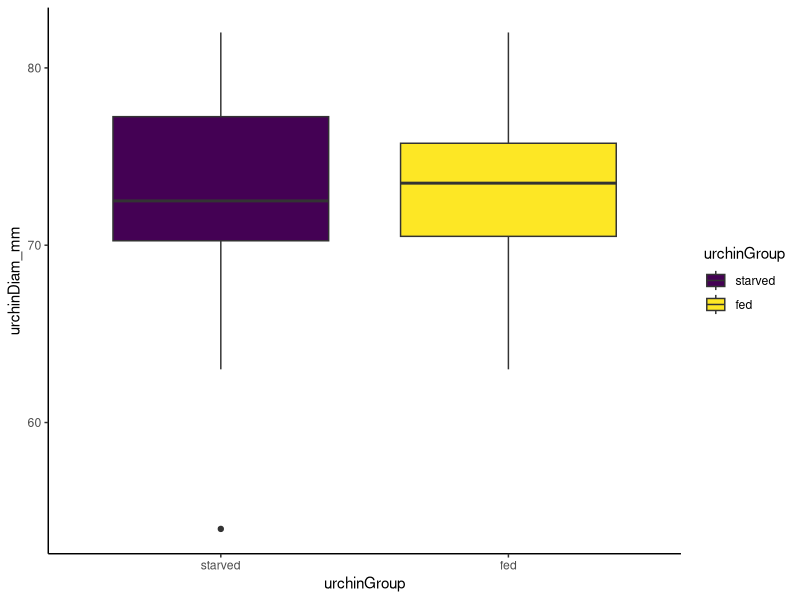
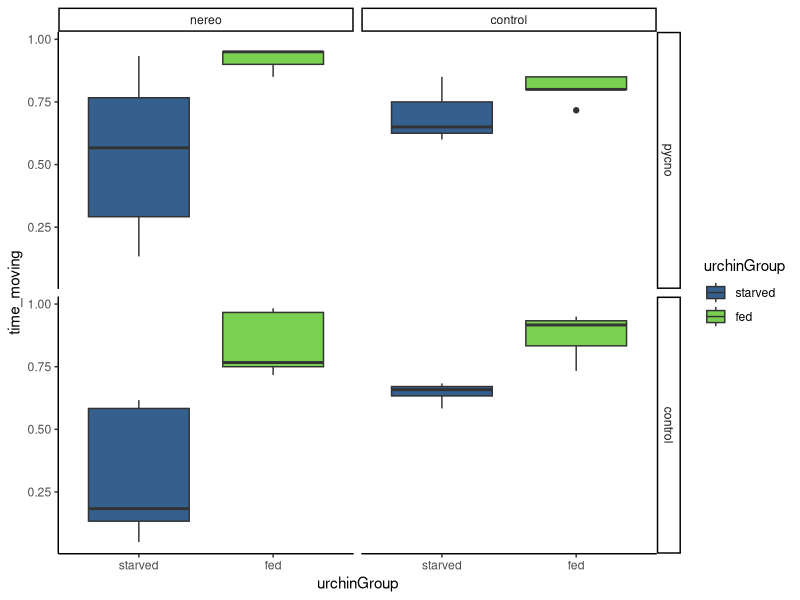
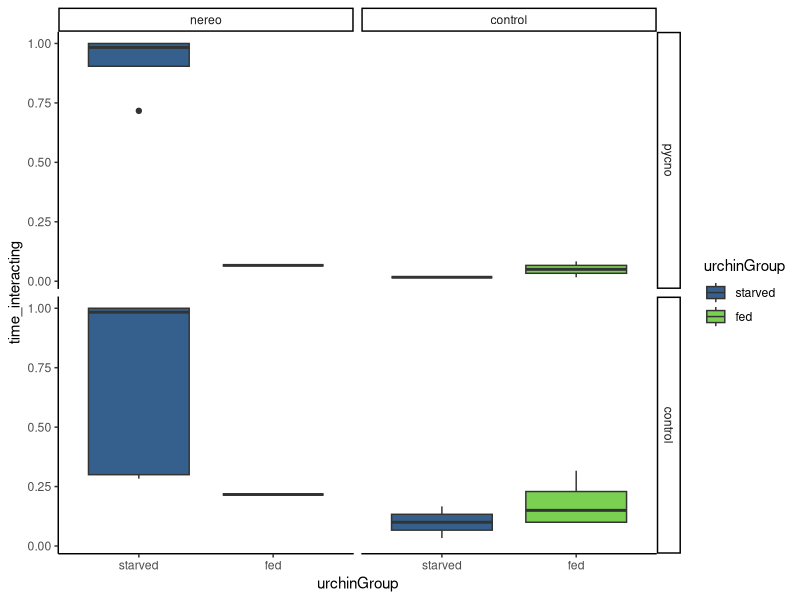
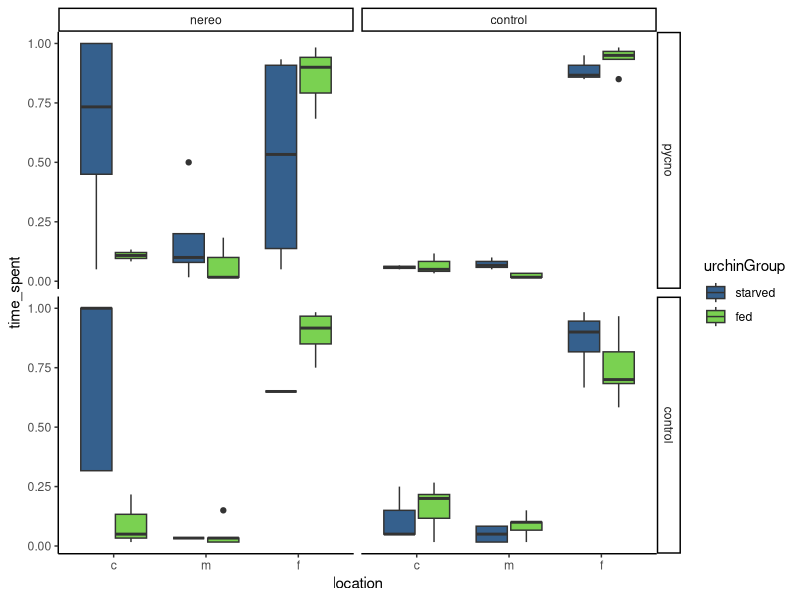
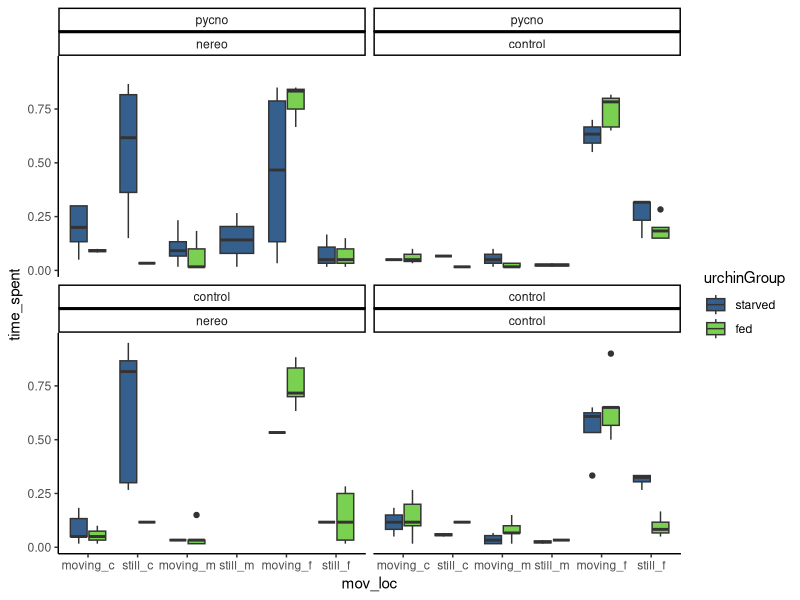
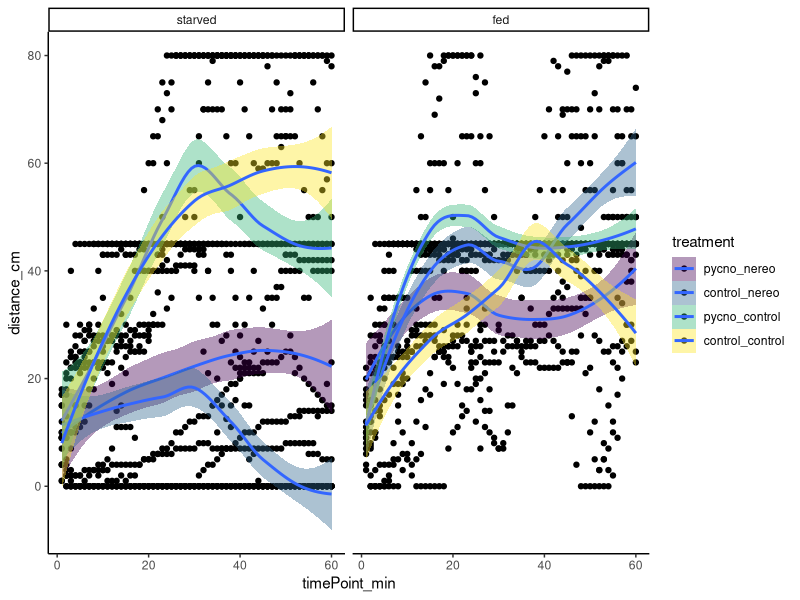
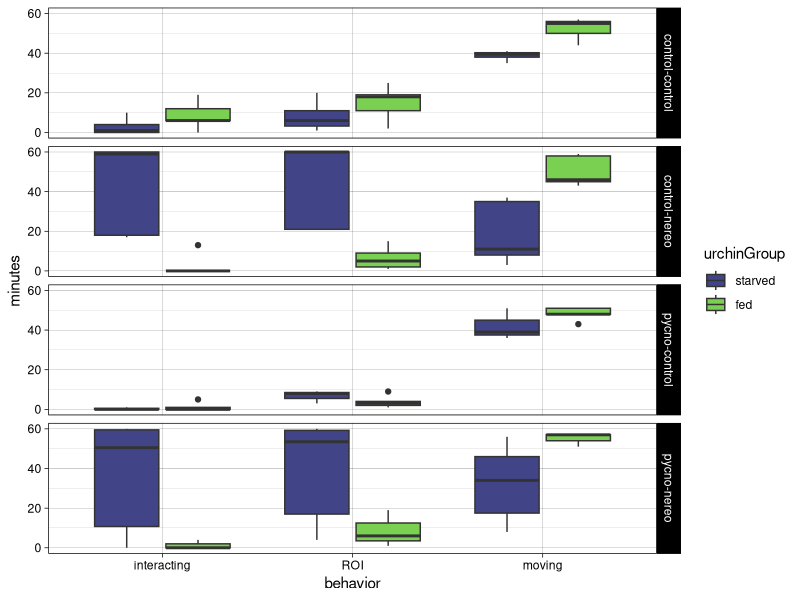

Write the R code that produced these figures, in order.
#++++++++++++++++++++++++++++++++++++++++++++++++++++++++++++++++++++++++++++++++++
#                                                                                ##
# Pycno-Urchin Dataset 2021 Figure Exploration                                   ##
# Script created 2021-08-31                                                      ##
# Last updated 2021-09-04                                                        ##
# Data source: Ross Whippo                                                       ##
# R code prepared by Ross Whippo                                                 ##
#                                                                                ##
#++++++++++++++++++++++++++++++++++++++++++++++++++++++++++++++++++++++++++++++++++

# SUMMARY:
# A script to QAQC and parse the 2021 pycno-urchin dataset.


# Required Files (check that script is loading latest version):
# trials2021_QAQC.csv

# Associated Scripts:
# trials2021_dataset_QAQC.R
# trials2021_model1.R

# TO DO 

# +++++++++++++++++++++++++++++++++++++++++++++++++++++++++++++++++++++++++++++++++
# TABLE OF CONTENTS                                                            ####
#                                                                                 +
# RECENT CHANGES TO SCRIPT                                                        +
# LOAD PACKAGES                                                                   +
# READ IN DATA                                                                    +
# MANIPULATE DATA                                                                 +
#                                                                                 +
#++++++++++++++++++++++++++++++++++++++++++++++++++++++++++++++++++++++++++++++++++

#++++++++++++++++++++++++++++++++++++++++++++++++++++++++++++++++++++++++++++++++++
# RECENT CHANGES TO SCRIPT                                                     ####
#++++++++++++++++++++++++++++++++++++++++++++++++++++++++++++++++++++++++++++++++++

# 2021-08-31 Script created

#++++++++++++++++++++++++++++++++++++++++++++++++++++++++++++++++++++++++++++++++++
# LOAD PACKAGES                                                                ####
#++++++++++++++++++++++++++++++++++++++++++++++++++++++++++++++++++++++++++++++++++

library(tidyverse)
library(viridis)

# set plot theme
theme_set(theme_classic())

#++++++++++++++++++++++++++++++++++++++++++++++++++++++++++++++++++++++++++++++++++
# READ IN DATA                                                                 ####
#++++++++++++++++++++++++++++++++++++++++++++++++++++++++++++++++++++++++++++++++++

trials2021_Q <- read_csv("Data/2021/trials2021_QAQC.csv", 
                       col_types = cols(algalTreat = col_factor(levels = c("nereo", "control")), 
                                        date = col_character(),  location = col_character(), 
                                        movement = col_character(), 
                                        pycnoTreat = col_factor(levels = c("pycno", "control")), 
                                        tank = col_factor(levels = c("TF1", "TF2")), 
                                        timeBegin = col_character(), timeEnd = col_character(), 
                                        urchinGroup = col_factor(levels = c("starved","fed")),
                                        location = col_factor(levels = c("c", "m", "f"))))

#++++++++++++++++++++++++++++++++++++++++++++++++++++++++++++++++++++++++++++++++++
# MANIPULATE DATA                                                              ####
#++++++++++++++++++++++++++++++++++++++++++++++++++++++++++++++++++++++++++++++++++

# is there a difference in mean test diameter between groups?

diams <- trials2021_Q %>%
  select(trial, urchinGroup, urchinDiam_mm) %>%
  distinct(trial, urchinGroup, urchinDiam_mm)

diams %>%
  ggplot(aes(x = urchinGroup, y = urchinDiam_mm, fill = urchinGroup)) +
  geom_boxplot() +
  scale_fill_viridis(discrete = TRUE)

t.test(urchinDiam_mm ~ urchinGroup, data = diams)

# Welch Two Sample t-test

# data:  urchinDiam_mm by urchinGroup
# t = -1.7371, df = 44.656, p-value = 0.08927
# alternative hypothesis: true difference in means is not equal to 0
# 95 percent confidence interval:
#  -5.9320892  0.4387559
# sample estimates:
#  mean in group starved     mean in group fed 
# 70.92000              73.66667 

# NO, 2.75mm average difference 

# is there a difference in time spent moving among all treatments?

movement <- trials2021_Q %>%
  select(trial, urchinGroup, pycnoTreat, algalTreat, movement) %>%
  filter(movement != "st") %>%
  add_column(move = 1) %>%
  group_by(trial, urchinGroup, pycnoTreat, algalTreat, move) %>%
  count(move) %>%
  mutate(time_moving = n/60)

movement %>%
  ggplot(aes(x = urchinGroup, y = time_moving, fill = urchinGroup)) +
  geom_boxplot() +
  scale_fill_viridis(discrete = TRUE, begin = 0.3, end = 0.8) +
  facet_grid(pycnoTreat ~ algalTreat)

# do treatments spend different amounts of time interacting with the signal?

interaction <- trials2021_Q %>%
  select(trial, urchinGroup, pycnoTreat, algalTreat, interaction) %>%
  filter(interaction != "ni") %>%
  add_column(interact = 1) %>%
  group_by(trial, urchinGroup, pycnoTreat, algalTreat, interact) %>%
  count(interact) %>%
  mutate(time_interacting = n/60)

interaction %>%
  ggplot(aes(x = urchinGroup, y = time_interacting, fill = urchinGroup)) +
  geom_boxplot() +
  scale_fill_viridis(discrete = TRUE, begin = 0.3, end = 0.8) +
  facet_grid(pycnoTreat ~ algalTreat)

# do urchin spend different amounts of time in distance zones among treatments?

location <- trials2021_Q %>%
  select(trial, urchinGroup, pycnoTreat, algalTreat, location) %>%
  add_column(locate = 1) %>%
  group_by(trial, urchinGroup, pycnoTreat, algalTreat, location) %>%
  count(locate) %>%
  mutate(time_spent = n/60)
location$location <- factor(location$location, levels = c("c", "m", "f"))

location %>%
  ggplot(aes(x = location, y = time_spent, fill = urchinGroup)) +
  geom_boxplot() +
  scale_fill_viridis(discrete = TRUE, begin = 0.3, end = 0.8) +
  facet_grid(pycnoTreat ~ algalTreat)

# is there a difference in movement + location?

move_loc <- trials2021_Q %>%
  select(trial, urchinGroup, pycnoTreat, algalTreat, movement, location) %>%
  mutate(moves = case_when(movement == "ma" ~ "moving",
                           movement == "mp" ~ "moving",
                           movement == "mt" ~ "moving",
                           movement == "st" ~ "still")) %>%
  unite(mov_loc, moves, location, sep = "_") %>%
  add_column(place = 1) %>%
  group_by(trial, urchinGroup, pycnoTreat, algalTreat, mov_loc) %>%
  count(place) %>%
  mutate(time_spent = n/60) 
move_loc$mov_loc <- factor(move_loc$mov_loc, levels = c("moving_c", "still_c", "moving_m", "still_m", "moving_f", "still_f"))

move_loc %>%
  ggplot(aes(x = mov_loc, y = time_spent, fill = urchinGroup)) +
  geom_boxplot() +
  scale_fill_viridis(discrete = TRUE, begin = 0.3, end = 0.8) +
  facet_wrap(pycnoTreat ~ algalTreat)

# What does movment look like over the course of an hour for each treatment?

time_move <- trials2021_Q %>%
  select(trial, urchinGroup, pycnoTreat, algalTreat, timePoint_min, distance_cm) %>%
  group_by(trial) %>%
  unite(treatment, pycnoTreat, algalTreat, sep = "_") %>%
  mutate(treatment = factor(treatment))


time_move %>%
  ggplot(aes(x = timePoint_min, y = distance_cm, fill = treatment, group = treatment)) +
  geom_point() +
  geom_smooth(method = "loess") +
  scale_fill_viridis(discrete = TRUE) +
  facet_wrap(.~ urchinGroup)

# direct comparison to Belleza et al 2021 Figure 2

NMIOdata <- trials2021_Q %>%
  select(trial, urchinGroup, pycnoTreat, algalTreat, movement, location, interaction) %>%
#  mutate(still = movement) %>%
#  mutate(recode(still, 'st' = 1,
#                'ma' = 0,
#                'mt' = 0,
#                'mp' = 0), 
#         .keep = 'unused') %>%
#  rename('still' = 'recode(still, st = 1, ma = 0, mt = 0, mp = 0)') %>%
#  mutate(still = as.character(still)) %>%
  pivot_longer(cols = c(movement, location, interaction),
               names_to = "behavior",
               values_to = "value") %>%
  mutate(recode(value, 'i' = 1,
         'ma' = 1,
         'mt' = 1,
         'mp' = 1,
         'c' = 1,
         'm' = 1,
         'ni' = 0,
         'f' = 0,
         'st' = 0)) %>%
        # '0' = 0,
        # '1' = 1)) %>%
  rename('count' = 'recode(...)') %>%
  group_by(trial, urchinGroup, pycnoTreat, algalTreat, behavior) %>%
  summarise(sum(`count`)) %>%
  rename('count' = 'sum(count)') %>%
  unite('treatment', pycnoTreat, algalTreat, sep = "-")
  

ggplot(NMIOdata, aes(x = behavior, y = count, fill = urchinGroup)) +
  geom_boxplot() +
  theme_linedraw() +
  scale_fill_viridis(discrete = TRUE, begin = 0.2, end = 0.8) +
  facet_grid(treatment~.) +
  labs(y = "minutes") + 
  scale_x_discrete(labels = c("interacting", "ROI", "moving"))
  
# numerical values

# algae only interaction times

NMIOdata %>%
  filter(behavior == "interaction") %>%
  filter(treatment == "control-nereo") %>%
  group_by(urchinGroup) %>%
  summarise(mean(count), median(count), sd(count))
NMIOdata %>%
  filter(behavior == "interaction") %>%
  filter(treatment == "control-nereo") %>%
  group_by(urchinGroup) %>%
  summarise(sd(count)/sqrt(length(count)))

# algae pycno interaction times

NMIOdata %>%
  filter(behavior == "interaction") %>%
  filter(treatment == "pycno-nereo") %>%
  group_by(urchinGroup) %>%
  summarise(mean(count), median(count), sd(count))
NMIOdata %>%
  filter(behavior == "interaction") %>%
  filter(treatment == "pycno-nereo") %>%
  group_by(urchinGroup) %>%
  summarise(sd(count)/sqrt(length(count)))
  

############### SUBSECTION HERE

####
#<<<<<<<<<<<<<<<<<<<<<<<<<<END OF SCRIPT>>>>>>>>>>>>>>>>>>>>>>>>#

# SCRATCH PAD ####
